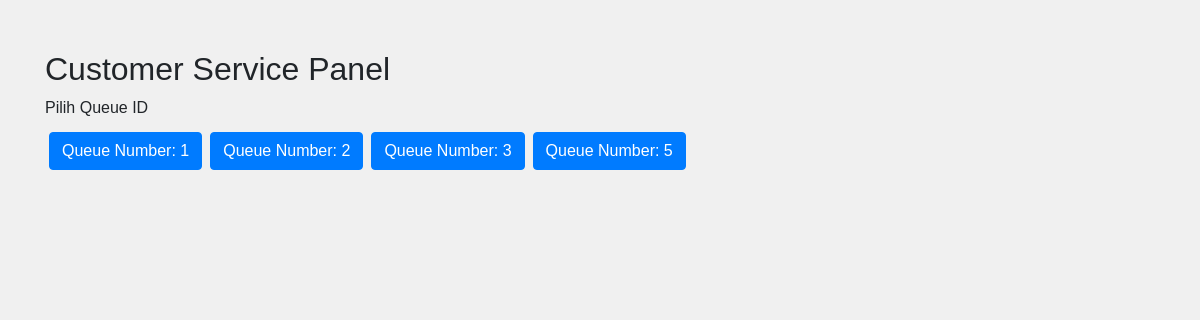
The app's page /cs/cs.php (signed in), older data.
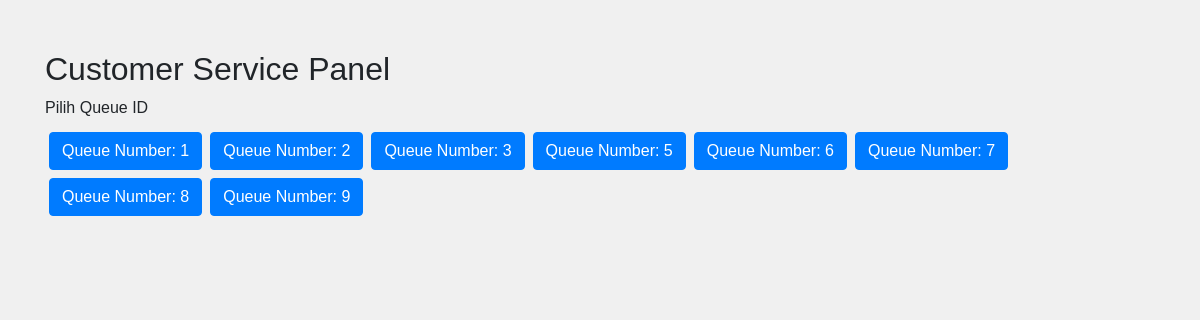
The same page, newer data.
### tables this page shows
CREATE TABLE `queue` (
  `id` int(11) NOT NULL,
  `phone` varchar(15) NOT NULL,
  `queue_number` int(11) NOT NULL
);

### cs/cs.php (the view, shortened to what this page needs)
<?php
$servername = "localhost";
$username = "root";
$password = "";
$dbname = "grapara";
$conn = new mysqli($servername, $username, $password, $dbname);
$query = "SELECT id, queue_number FROM queue WHERE id NOT IN (SELECT customer_queue_number FROM customer_issues)";
$result = $conn->query($query);
?>
<!DOCTYPE html>
<html lang="en">
<head>
    <link rel="stylesheet" href="https://stackpath.bootstrapcdn.com/bootstrap/4.5.2/css/bootstrap.min.css">
    <link rel="stylesheet" href="../styles.css">
</head>
<body>
<div class="container">
    <h2>Customer Service Panel</h2>
    <?php if (!isset($_GET['queue_id'])): ?>
        <form method="POST" action="">
            <div class="form-group">
                <label for="queue_id">Pilih Queue ID</label>
                <div>
                    <?php
                    if ($result->num_rows > 0) {
                        while ($row = $result->fetch_assoc()) {
                            echo "<button type='submit' class='btn btn-primary m-1' name='queue_id' value='" . $row['id'] . "'>Queue Number: " . $row['queue_number'] . "</button>";
                        }
                    } else {
                        echo "<p>Tidak ada nomor antrian yang belum dilayani.</p>";
                    }
                    ?>
                </div>
            </div>
        </form>
    <?php endif; ?>
</div>
</body>
</html>

Row changes from the older to the newer data that the page shows:
added queue: queue_number "6"
added queue: queue_number "7"
added queue: queue_number "8"
added queue: queue_number "9"
